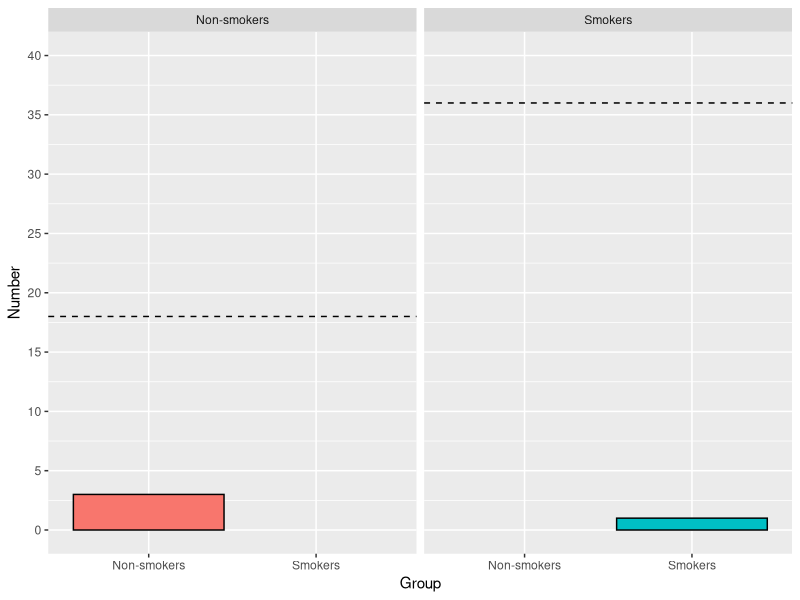
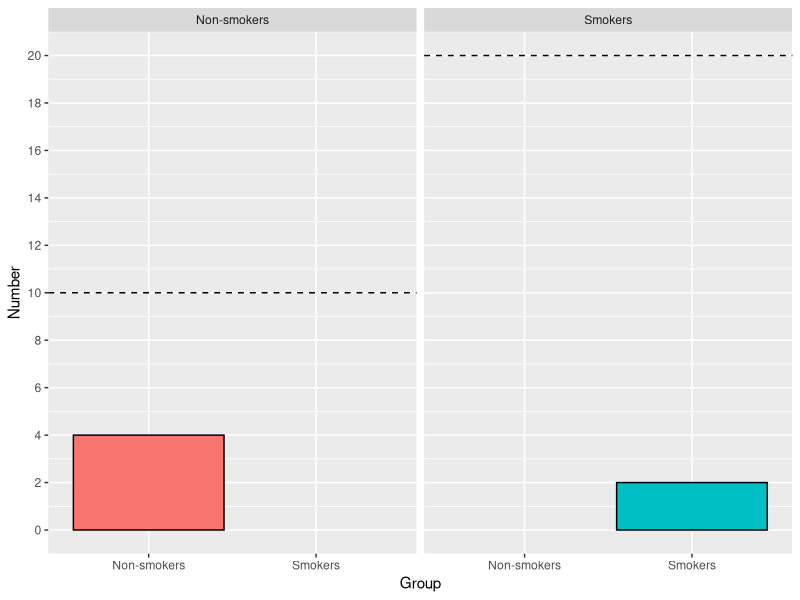

Here is the R script that generated these plots, in order:
require(tidyverse)
require(cowplot)

# Create data frame of my progress
progress <- tribble(~Group, ~Number, ~Target,
                    "Non-smokers", 3, 18,
                    #"LITS", 0, 18,
                    #"Daily", 0, 18,
                    "Smokers", 1, 36)

# Create data frame of Kieron's progress
kieron_progress <- tribble(~Group, ~Number, ~Target,
                    "Non-smokers", 4, 10,
                    #"LITS", 0, 10,
                    #"Daily", 0, 10,
                    "Smokers", 2, 20)

# Create list of repeated options - save repetition 
base_progress <- list(geom_bar(stat = "identity", colour = "black"),
                      theme(legend.position = "none"),
                      xlab("Group"),
                      facet_wrap(~Group))

# Plot progress of my study 
progress %>% 
  ggplot(aes(x = Group, y = Number, fill = Group)) + 
  base_progress + 
  expand_limits(y = c(0, 40)) + 
  scale_y_continuous(breaks = seq(0, 40, by = 5)) + 
  geom_hline(data = progress, 
             aes(yintercept = Target), 
             linetype = 2)

# Plot progress of Kieron's study
kieron_progress %>% 
  ggplot(aes(x = Group, y = Number, fill = Group)) + 
  base_progress + 
  expand_limits(y = c(0, 20)) + 
  scale_y_continuous(breaks = seq(0, 20, by = 2)) + 
  geom_hline(data = kieron_progress, # Change h line by group 
             aes(yintercept = Target), 
             linetype = 2) # dashed line 
